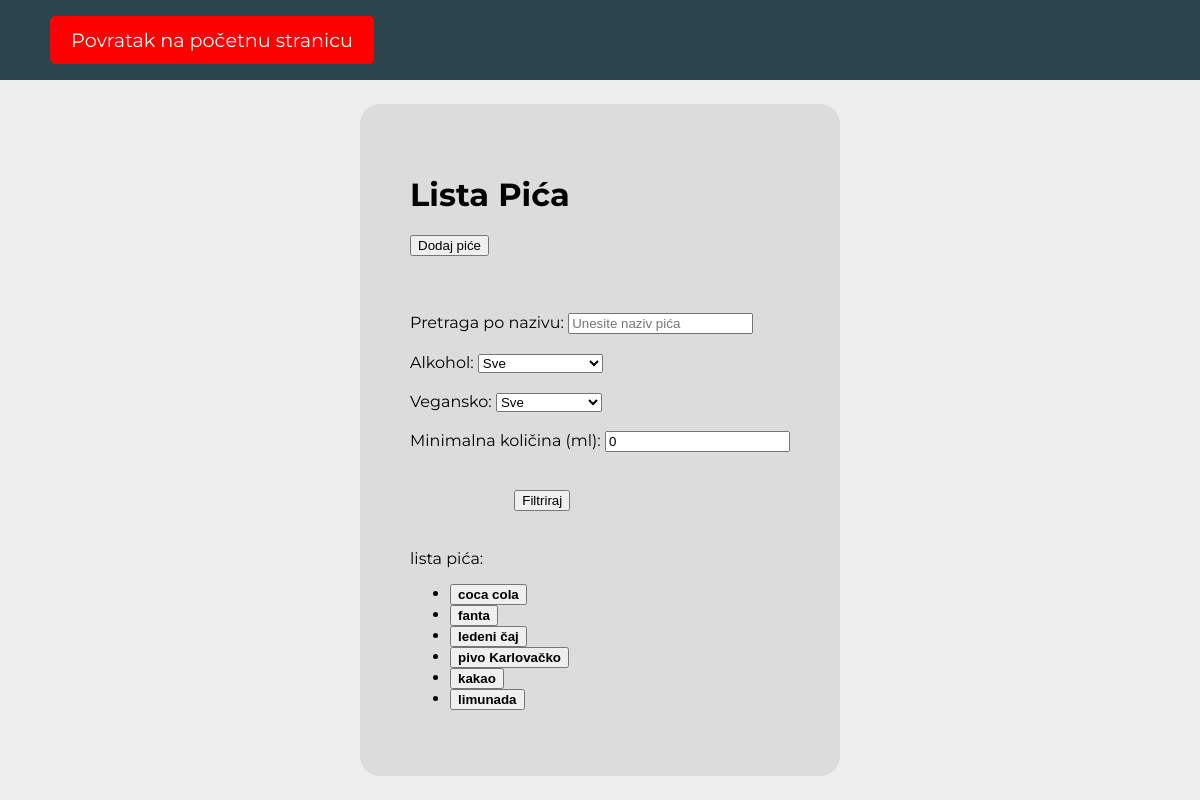
The page /lista-pica on the database as committed earlier.
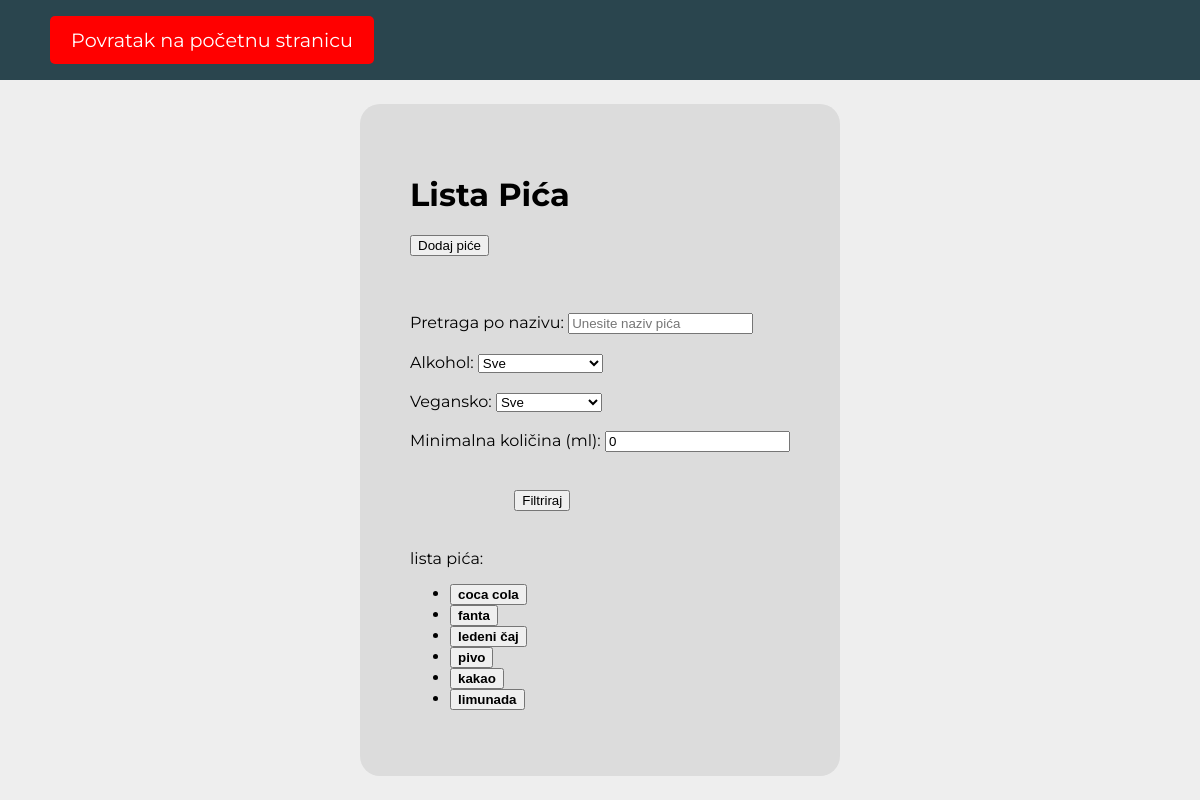
The same page on the database as committed later.
### main/models.py (models this page shows, shortened)
class Pice(models.Model):
    pice_sifra = models.UUIDField(default=uuid.uuid4, editable=False, unique=True)    #models.CharField(max_length=10, unique=True, blank=True)
    pice_naziv = models.CharField(max_length=30)
    pice_opis = models.CharField(max_length=100)
    pice_kolicina_u_ml = models.FloatField()
    pice_sadrzi_alkohol = models.BooleanField(default=False)
    pice_vegansko = models.BooleanField(default=False)
    pice_poj_cijena = models.DecimalField(max_digits=10, decimal_places=2)

### main/views.py (the view)
# urls.py: path('lista-pica', views.PiceListView.as_view(), name='drink_list_view'),
class PiceListView(ListView):
    model = Pice
    template_name = 'main/admin/lista_pica/list_view.html'
    context_object_name = 'pica'
    paginate_by = 10
    def get_queryset(self):
        queryset = super().get_queryset()
        search = self.request.GET.get('search')
        alkohol = self.request.GET.get('alkohol')
        vegansko = self.request.GET.get('vegansko')
        min_kolicina = self.request.GET.get('min_kolicina')
        if search:
            queryset = queryset.filter(pice_naziv__icontains=search)
        if alkohol:
            if alkohol == 'true':
                queryset = queryset.filter(pice_sadrzi_alkohol=True)
            elif alkohol == 'false':
                queryset = queryset.filter(pice_sadrzi_alkohol=False)
        if vegansko:
            if vegansko == 'true':
                queryset = queryset.filter(pice_vegansko=True)
            elif vegansko == 'false':
                queryset = queryset.filter(pice_vegansko=False)
        if min_kolicina:
            queryset = queryset.filter(pice_kolicina_u_ml__gte=min_kolicina)
        return queryset
    def get_context_data(self, **kwargs):
        context = super().get_context_data(**kwargs)
        return context

### main/templates/main/admin/lista_pica/list_view.html (shortened to what this page needs)
<!DOCTYPE html>
<html lang="en">
<head>
    {% load static %}
    <link rel="stylesheet" href="{% static 'styles/global0.css' %}">
</head>
<body>
    <div class="header">
    <a href="{% url 'main:homepage' %}">
       Povratak na početnu stranicu
    </a>
    </div>
    <div class="body">
        <div class="container">
    <h1>Lista Pića</h1>
    <a href="{% url 'main:dodaj_pice' %}">
        <button>Dodaj piće</button>
    </a>
    <br>
    <br>
    <br>
    <br>
    <form method="get">
        <label for="search">Pretraga po nazivu:</label>
        <input type="text" name="search" id="search" value="{{ request.GET.search }}" placeholder="Unesite naziv pića">
        <br>
        <br>
        <label for="alkohol">Alkohol:</label>
        <select name="alkohol" id="alkohol">
            <option value="">Sve</option>
        </select>
        <br>
        <br>
        <label for="vegansko">Vegansko:</label>
        <select name="vegansko" id="vegansko">
            <option value="">Sve</option>
        </select>
        <br>
        <br>
        <label for="min_kolicina">Minimalna količina (ml):</label>
        <input type="number" name="min_kolicina" value="{{ request.GET.min_kolicina|default:0 }}" min="0" id="min_kolicina">
         <br>
         <br>
         <br>
        <button type="submit">Filtriraj</button>
    </form>
    <br>
    <br>
    lista pića:
    <ul>
        {% for pice in pica %}
        <li>
            <a href="{% url 'main:pice_detail' pk=pice.pk %}">
            <button>
                <strong>{{ pice.pice_naziv }}</strong><br>
            </button>
        </a>
        </li>
        {% empty %}
            <li>Nema pića za prikaz prema odabranim filtrima.</li>
        {% endfor %}
    </ul>
</div>
</div>
</body>
</html>

Rows that differ between the two databases and show on the page:
changed Pice: pice_naziv "pivo Karlovačko" → "pivo"
